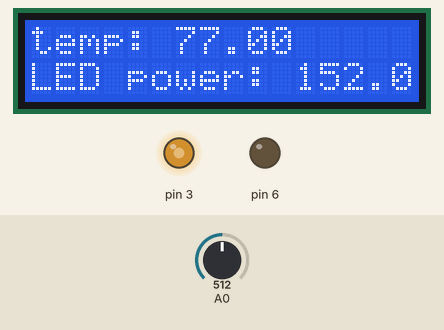
A sketch run on a simulated Arduino Uno, built with avr-gcc and run on an emulated ATmega328P. Parts: 16×2 character LCD, output pins drawn as LEDs (lit = HIGH). Inputs (shaded band) come from the test bench; at power-on: A0 = 512.

Above: at 1.7 s.
1.8 s: A0 set to 716
At 2.8 s:
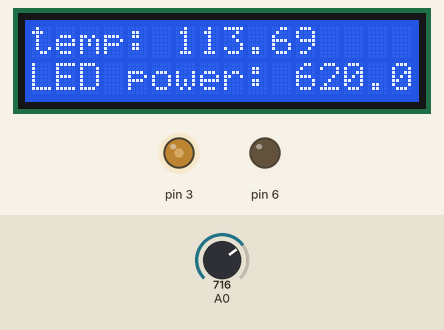
3.5 s: A0 set to 306
At 4.7 s:
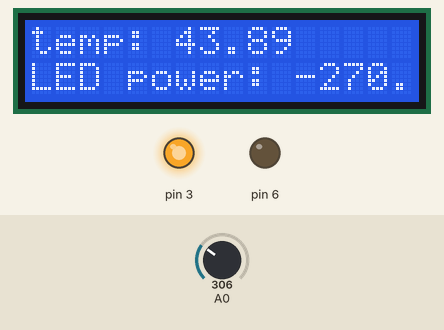
5.1 s: A0 set to 122
At 5.5 s:
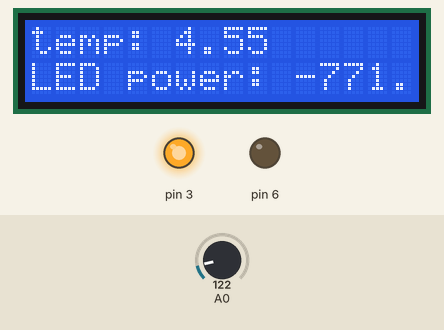
Timing chart, 0 to 8.1 s (numbered marks = the images above; inputs shaded):
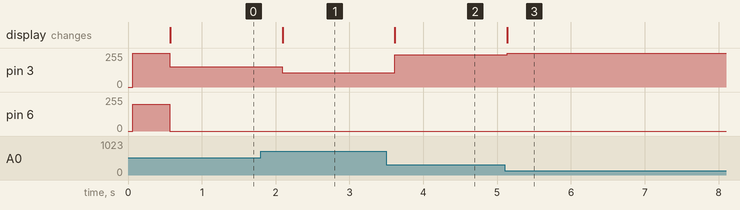

Measured:
- after the input at 1.8 s, pin 3: 152/255 → 108/255 after 0.29 s; the display: changes after 0.29 s (image 1)
- after the input at 3.5 s, pin 3: 108/255 → 242/255 after 0.11 s; the display: changes after 0.12 s (image 2)
- after the input at 5.1 s, pin 3: 242/255 → 253/255 at once; the display: changes at once (image 3)

The sketch:

Thermistor.ino
```cpp
#include <LiquidCrystal.h>

LiquidCrystal lcd(7, 8, 9, 10, 11, 12);
double LEDpower = 255;

void setup() {
  // put your setup code here, to run once:
  lcd.begin(16, 2);
  lcd.print("Yo Jo");
  pinMode(3, OUTPUT);
  digitalWrite(3, HIGH);
  pinMode(6, OUTPUT);
  analogWrite(6, 200);
  delay(500);
  analogWrite(6, 0);
}

void loop() {
  // put your main code here, to run repeatedly:
  int tempReading = analogRead(A0);
  double tempK = log(10000.0 * ((1024.0 / tempReading - 1)));
  tempK = 1 / (0.001129148 + (0.000234125 + (0.0000000876741 * tempK * tempK ))
               * tempK );
  float tempC = tempK - 273.15;
  float tempF = (tempC * 9.0) / 5.0 + 32.0;
  lcd.clear();
  lcd.setCursor(0, 0);
  lcd.print("temp: ");
  lcd.print(tempF);
  LEDpower = (double)tempF - 65.0;
  LEDpower *= 255.0;
  LEDpower /= 20.0;
  LEDpower = floor(LEDpower);
  analogWrite(3, (int)LEDpower);
  lcd.setCursor(0, 1);
  lcd.print("LED power: ");
  lcd.print(LEDpower);
  delay(500);
}
```
